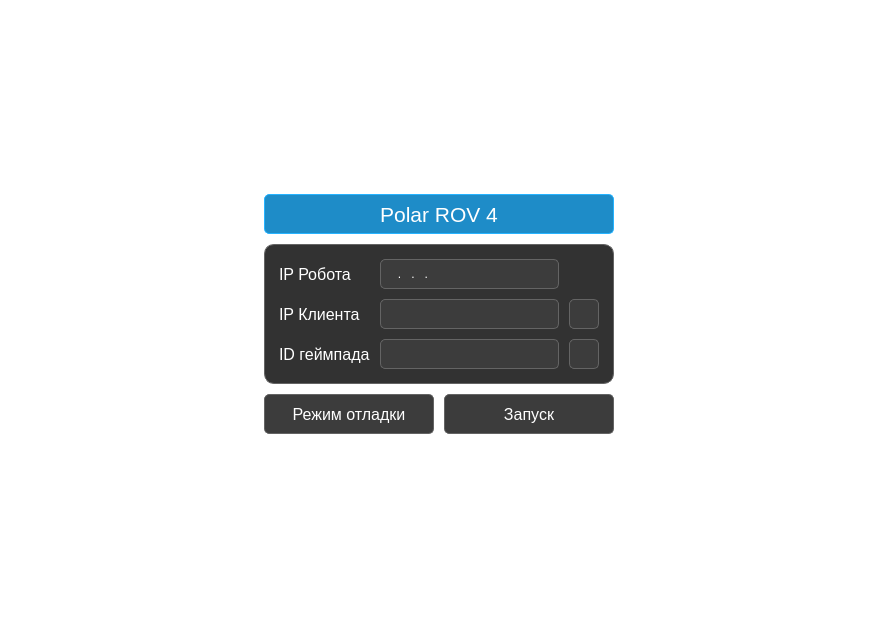
<?xml version="1.0" encoding="UTF-8"?>
<ui version="4.0">
 <class>AuthorizationWidget</class>
 <widget class="QWidget" name="AuthorizationWidget">
  <property name="geometry">
   <rect>
    <x>0</x>
    <y>0</y>
    <width>878</width>
    <height>627</height>
   </rect>
  </property>
  <property name="windowTitle">
   <string>AutorizationWidget</string>
  </property>
  <property name="styleSheet">
   <string notr="true">background: transparent;</string>
  </property>
  <layout class="QGridLayout" name="gridLayout_2">
   <property name="leftMargin">
    <number>0</number>
   </property>
   <property name="topMargin">
    <number>0</number>
   </property>
   <property name="rightMargin">
    <number>0</number>
   </property>
   <property name="bottomMargin">
    <number>0</number>
   </property>
   <property name="spacing">
    <number>10</number>
   </property>
   <item row="2" column="0">
    <spacer name="horizontalSpacer">
     <property name="orientation">
      <enum>Qt::Horizontal</enum>
     </property>
     <property name="sizeHint" stdset="0">
      <size>
       <width>220</width>
       <height>20</height>
      </size>
     </property>
    </spacer>
   </item>
   <item row="2" column="2">
    <spacer name="horizontalSpacer_2">
     <property name="orientation">
      <enum>Qt::Horizontal</enum>
     </property>
     <property name="sizeHint" stdset="0">
      <size>
       <width>40</width>
       <height>20</height>
      </size>
     </property>
    </spacer>
   </item>
   <item row="1" column="1">
    <widget class="QLabel" name="NameLabel">
     <property name="sizePolicy">
      <sizepolicy hsizetype="Preferred" vsizetype="Fixed">
       <horstretch>0</horstretch>
       <verstretch>0</verstretch>
      </sizepolicy>
     </property>
     <property name="minimumSize">
      <size>
       <width>0</width>
       <height>40</height>
      </size>
     </property>
     <property name="maximumSize">
      <size>
       <width>16777215</width>
       <height>40</height>
      </size>
     </property>
     <property name="font">
      <font>
       <pointsize>16</pointsize>
      </font>
     </property>
     <property name="styleSheet">
      <string notr="true">QLabel
{
	color: white;
	background-color:rgb(30,140,200);
	border-width:1px;
	border-color: rgb(38,179,255);
	border-radius:5px;
	border-style:solid;
}</string>
     </property>
     <property name="text">
      <string>Polar ROV 4</string>
     </property>
     <property name="alignment">
      <set>Qt::AlignCenter</set>
     </property>
    </widget>
   </item>
   <item row="4" column="1">
    <spacer name="verticalSpacer_4">
     <property name="orientation">
      <enum>Qt::Vertical</enum>
     </property>
     <property name="sizeHint" stdset="0">
      <size>
       <width>20</width>
       <height>40</height>
      </size>
     </property>
    </spacer>
   </item>
   <item row="2" column="1">
    <widget class="QWidget" name="InputWidget" native="true">
     <property name="sizePolicy">
      <sizepolicy hsizetype="Fixed" vsizetype="Fixed">
       <horstretch>0</horstretch>
       <verstretch>0</verstretch>
      </sizepolicy>
     </property>
     <property name="minimumSize">
      <size>
       <width>350</width>
       <height>140</height>
      </size>
     </property>
     <property name="maximumSize">
      <size>
       <width>350</width>
       <height>140</height>
      </size>
     </property>
     <property name="styleSheet">
      <string notr="true">background-color:rgb(50,50,50);
    border-width:1px;
    border-color :rgb(100,100,100);
    border-radius:10px;
    border-style:solid;</string>
     </property>
     <layout class="QGridLayout" name="gridLayout">
      <property name="leftMargin">
       <number>15</number>
      </property>
      <property name="topMargin">
       <number>15</number>
      </property>
      <property name="rightMargin">
       <number>15</number>
      </property>
      <property name="bottomMargin">
       <number>15</number>
      </property>
      <property name="spacing">
       <number>10</number>
      </property>
      <item row="2" column="1">
       <widget class="QComboBox" name="GamepadComboBox">
        <property name="minimumSize">
         <size>
          <width>0</width>
          <height>30</height>
         </size>
        </property>
        <property name="maximumSize">
         <size>
          <width>16777215</width>
          <height>30</height>
         </size>
        </property>
        <property name="styleSheet">
         <string notr="true">QComboBox {
	font: 10pt &quot;MS Shell Dlg 2&quot;;
	color: white;
    padding: 1px 18px 1px 5px;
}

QComboBox:editable {
    background: rgb(60,60,60);
	border: 1px solid rgb(100,100,100) ;
    border-top-left-radius: 5px;
	border-top-right-radius: 5px;
}

QComboBox:!editable, QComboBox::drop-down:editable { /* Штука не выдвинута*/
	background: rgb(60,60,60);
	border: 1px solid rgb(100,100,100) ;
    border-top-left-radius: 5px;
	border-top-right-radius: 5px;
	border-bottom-left-radius: 5px;
	border-bottom-right-radius: 5px;
}

QComboBox:!editable:on, QComboBox::drop-down:editable:on { /* Штука выдвинута*/
	background: rgb(60,60,60);
	border: 1px solid rgb(100,100,100) ;
    border-top-left-radius: 5px;
	border-top-right-radius: 5px;
	border-bottom-left-radius: 0px;
	border-bottom-right-radius: 0px;
} 

QComboBox::drop-down {
    subcontrol-origin: padding;
    subcontrol-position: top right;
    width: 15px;

    border-top-right-radius: 5px; /* same radius as the QComboBox */
    border-bottom-right-radius: 5px;
}

QComboBox::down-arrow {
    image: url(Icons/ComboBoxDownArrow.png);
	width: 10px;
	height: 10px;
	right: 5px;
} 

QComboBox::down-arrow:on { /* shift the arrow when popup is open */
    image: url(Icons/ComboBoxUpArrow.png);
}

QComboBox QAbstractItemView {
	color: white;
	border: 1px solid rgb(100,100,100) ;
	border-radius: 5px;
	border-top-left-radius: 0px;
	border-top-right-radius: 0px;
	background-color: rgb(60,60,60);
    selection-background-color: rgb(30,140,200);
}</string>
        </property>
       </widget>
      </item>
      <item row="0" column="0">
       <widget class="QLabel" name="RobotIPLabel">
        <property name="sizePolicy">
         <sizepolicy hsizetype="Fixed" vsizetype="Fixed">
          <horstretch>0</horstretch>
          <verstretch>0</verstretch>
         </sizepolicy>
        </property>
        <property name="minimumSize">
         <size>
          <width>0</width>
          <height>30</height>
         </size>
        </property>
        <property name="maximumSize">
         <size>
          <width>16777215</width>
          <height>30</height>
         </size>
        </property>
        <property name="font">
         <font>
          <family>MS Shell Dlg 2</family>
          <pointsize>12</pointsize>
          <weight>50</weight>
          <bold>false</bold>
          <kerning>true</kerning>
         </font>
        </property>
        <property name="styleSheet">
         <string notr="true">color: white;
border: none;</string>
        </property>
        <property name="text">
         <string>IP Робота</string>
        </property>
       </widget>
      </item>
      <item row="2" column="0">
       <widget class="QLabel" name="GamepadIDLabel">
        <property name="sizePolicy">
         <sizepolicy hsizetype="Preferred" vsizetype="Fixed">
          <horstretch>0</horstretch>
          <verstretch>0</verstretch>
         </sizepolicy>
        </property>
        <property name="minimumSize">
         <size>
          <width>0</width>
          <height>30</height>
         </size>
        </property>
        <property name="maximumSize">
         <size>
          <width>16777215</width>
          <height>30</height>
         </size>
        </property>
        <property name="font">
         <font>
          <family>MS Shell Dlg 2</family>
          <pointsize>12</pointsize>
          <weight>50</weight>
          <bold>false</bold>
          <kerning>true</kerning>
         </font>
        </property>
        <property name="styleSheet">
         <string notr="true">color: white;
border: none;</string>
        </property>
        <property name="text">
         <string>ID геймпада</string>
        </property>
       </widget>
      </item>
      <item row="2" column="2">
       <widget class="QPushButton" name="RefreshGamepadIDsButton">
        <property name="sizePolicy">
         <sizepolicy hsizetype="Fixed" vsizetype="Fixed">
          <horstretch>0</horstretch>
          <verstretch>0</verstretch>
         </sizepolicy>
        </property>
        <property name="minimumSize">
         <size>
          <width>30</width>
          <height>30</height>
         </size>
        </property>
        <property name="maximumSize">
         <size>
          <width>30</width>
          <height>30</height>
         </size>
        </property>
        <property name="font">
         <font>
          <family>Arial</family>
          <pointsize>10</pointsize>
          <weight>50</weight>
          <bold>false</bold>
          <stylestrategy>PreferDefault</stylestrategy>
          <kerning>true</kerning>
         </font>
        </property>
        <property name="cursor">
         <cursorShape>ArrowCursor</cursorShape>
        </property>
        <property name="toolTip">
         <string>Обновить</string>
        </property>
        <property name="layoutDirection">
         <enum>Qt::RightToLeft</enum>
        </property>
        <property name="styleSheet">
         <string notr="true">QPushButton {
	color: white;
	background-color:rgb(60,60,60);
	border: 1px solid rgb(100,100,100);
	border-radius:5px;
	icon: url(Icons/ReloadIcon.png);
}

QPushButton:hover:!pressed {
    background-color: rgb(70,70,70);
}

QToolTip
{
	color: white;
	background-color: rgb(30,140,200);
	border: 1px solid rgb(38,179,255);
	border-radius: 3px;
}</string>
        </property>
        <property name="text">
         <string/>
        </property>
        <property name="iconSize">
         <size>
          <width>20</width>
          <height>20</height>
         </size>
        </property>
        <property name="autoDefault">
         <bool>false</bool>
        </property>
       </widget>
      </item>
      <item row="1" column="0">
       <widget class="QLabel" name="ClientIPLabel">
        <property name="enabled">
         <bool>true</bool>
        </property>
        <property name="sizePolicy">
         <sizepolicy hsizetype="Fixed" vsizetype="Fixed">
          <horstretch>0</horstretch>
          <verstretch>0</verstretch>
         </sizepolicy>
        </property>
        <property name="minimumSize">
         <size>
          <width>0</width>
          <height>30</height>
         </size>
        </property>
        <property name="maximumSize">
         <size>
          <width>16777215</width>
          <height>30</height>
         </size>
        </property>
        <property name="font">
         <font>
          <family>MS Shell Dlg 2</family>
          <pointsize>12</pointsize>
          <weight>50</weight>
          <bold>false</bold>
          <kerning>true</kerning>
         </font>
        </property>
        <property name="styleSheet">
         <string notr="true">color: white;
border: none;</string>
        </property>
        <property name="text">
         <string>IP Клиента</string>
        </property>
       </widget>
      </item>
      <item row="1" column="2">
       <widget class="QPushButton" name="RefreshClientIPsButton">
        <property name="sizePolicy">
         <sizepolicy hsizetype="Fixed" vsizetype="Fixed">
          <horstretch>0</horstretch>
          <verstretch>0</verstretch>
         </sizepolicy>
        </property>
        <property name="minimumSize">
         <size>
          <width>30</width>
          <height>30</height>
         </size>
        </property>
        <property name="maximumSize">
         <size>
          <width>30</width>
          <height>30</height>
         </size>
        </property>
        <property name="font">
         <font>
          <family>Arial</family>
          <pointsize>10</pointsize>
          <weight>50</weight>
          <bold>false</bold>
          <stylestrategy>PreferDefault</stylestrategy>
          <kerning>true</kerning>
         </font>
        </property>
        <property name="cursor">
         <cursorShape>ArrowCursor</cursorShape>
        </property>
        <property name="toolTip">
         <string>Обновить</string>
        </property>
        <property name="layoutDirection">
         <enum>Qt::RightToLeft</enum>
        </property>
        <property name="styleSheet">
         <string notr="true">QPushButton {
	color: white;
	background-color:rgb(60,60,60);
	border: 1px solid rgb(100,100,100);
	border-radius:5px;
	icon: url(Icons/ReloadIcon.png);
}

QPushButton:hover:!pressed {
    background-color: rgb(70,70,70);
}

QToolTip
{
	color: white;
	background-color: rgb(30,140,200);
	border: 1px solid rgb(38,179,255);
	border-radius: 3px;
}</string>
        </property>
        <property name="text">
         <string/>
        </property>
        <property name="iconSize">
         <size>
          <width>20</width>
          <height>20</height>
         </size>
        </property>
        <property name="autoDefault">
         <bool>false</bool>
        </property>
       </widget>
      </item>
      <item row="1" column="1">
       <widget class="QComboBox" name="ClientIPComboBox">
        <property name="minimumSize">
         <size>
          <width>0</width>
          <height>30</height>
         </size>
        </property>
        <property name="maximumSize">
         <size>
          <width>16777215</width>
          <height>30</height>
         </size>
        </property>
        <property name="styleSheet">
         <string notr="true">QComboBox {
	font: 10pt &quot;MS Shell Dlg 2&quot;;
	color: white;
    padding: 1px 18px 1px 5px;
}

QComboBox:editable {
    background: rgb(60,60,60);
	border: 1px solid rgb(100,100,100) ;
    border-top-left-radius: 5px;
	border-top-right-radius: 5px;
}

QComboBox:!editable, QComboBox::drop-down:editable { /* Штука не выдвинута*/
	background: rgb(60,60,60);
	border: 1px solid rgb(100,100,100) ;
    border-top-left-radius: 5px;
	border-top-right-radius: 5px;
	border-bottom-left-radius: 5px;
	border-bottom-right-radius: 5px;
}

QComboBox:!editable:on, QComboBox::drop-down:editable:on { /* Штука выдвинута*/
	background: rgb(60,60,60);
	border: 1px solid rgb(100,100,100) ;
    border-top-left-radius: 5px;
	border-top-right-radius: 5px;
	border-bottom-left-radius: 0px;
	border-bottom-right-radius: 0px;
} 

QComboBox::drop-down {
    subcontrol-origin: padding;
    subcontrol-position: top right;
    width: 15px;

    border-top-right-radius: 5px; /* same radius as the QComboBox */
    border-bottom-right-radius: 5px;
}

QComboBox::down-arrow {
    image: url(Icons/ComboBoxDownArrow.png);
	width: 10px;
	height: 10px;
	right: 5px;
} 

QComboBox::down-arrow:on { /* shift the arrow when popup is open */
    image: url(Icons/ComboBoxUpArrow.png);
}

QComboBox QAbstractItemView {
	color: white;
	border: 1px solid rgb(100,100,100) ;
	border-radius: 5px;
	border-top-left-radius: 0px;
	border-top-right-radius: 0px;
	background-color: rgb(60,60,60);
    selection-background-color: rgb(30,140,200);
}</string>
        </property>
       </widget>
      </item>
      <item row="0" column="1">
       <widget class="QLineEdit" name="RobotIPEdit">
        <property name="minimumSize">
         <size>
          <width>0</width>
          <height>30</height>
         </size>
        </property>
        <property name="maximumSize">
         <size>
          <width>16777215</width>
          <height>30</height>
         </size>
        </property>
        <property name="styleSheet">
         <string notr="true">QLineEdit {
	font: 10pt &quot;MS Shell Dlg 2&quot;;
	color: white;
	background: rgb(60,60,60);
	selection-background-color: rgb(30,140,200);
    border: 1px solid rgb(100,100,100);
    border-radius: 5px;
	padding-left: 5px;
}</string>
        </property>
        <property name="inputMask">
         <string>000.000.000.000</string>
        </property>
        <property name="text">
         <string>...</string>
        </property>
        <property name="frame">
         <bool>true</bool>
        </property>
       </widget>
      </item>
     </layout>
    </widget>
   </item>
   <item row="3" column="1">
    <widget class="QWidget" name="ButtonsWidget" native="true">
     <layout class="QHBoxLayout" name="horizontalLayout">
      <property name="spacing">
       <number>10</number>
      </property>
      <property name="leftMargin">
       <number>0</number>
      </property>
      <property name="topMargin">
       <number>0</number>
      </property>
      <property name="rightMargin">
       <number>0</number>
      </property>
      <property name="bottomMargin">
       <number>0</number>
      </property>
      <item>
       <widget class="QPushButton" name="DebugButton">
        <property name="enabled">
         <bool>true</bool>
        </property>
        <property name="minimumSize">
         <size>
          <width>0</width>
          <height>40</height>
         </size>
        </property>
        <property name="maximumSize">
         <size>
          <width>16777215</width>
          <height>40</height>
         </size>
        </property>
        <property name="font">
         <font>
          <family>MS Shell Dlg 2</family>
          <pointsize>12</pointsize>
          <weight>50</weight>
          <bold>false</bold>
          <stylestrategy>PreferDefault</stylestrategy>
          <kerning>true</kerning>
         </font>
        </property>
        <property name="cursor">
         <cursorShape>ArrowCursor</cursorShape>
        </property>
        <property name="layoutDirection">
         <enum>Qt::RightToLeft</enum>
        </property>
        <property name="styleSheet">
         <string notr="true">QPushButton {
color: white;
background-color:rgb(60,60,60);
border: 1px solid rgb(100,100,100);
border-radius:5px;
}

QPushButton:hover:!pressed {
    background-color: rgb(70,70,70);
}</string>
        </property>
        <property name="text">
         <string>Режим отладки</string>
        </property>
        <property name="iconSize">
         <size>
          <width>20</width>
          <height>20</height>
         </size>
        </property>
        <property name="autoDefault">
         <bool>false</bool>
        </property>
       </widget>
      </item>
      <item>
       <widget class="QPushButton" name="LaunchButton">
        <property name="enabled">
         <bool>true</bool>
        </property>
        <property name="minimumSize">
         <size>
          <width>0</width>
          <height>40</height>
         </size>
        </property>
        <property name="maximumSize">
         <size>
          <width>16777215</width>
          <height>40</height>
         </size>
        </property>
        <property name="font">
         <font>
          <family>MS Shell Dlg 2</family>
          <pointsize>12</pointsize>
          <weight>50</weight>
          <bold>false</bold>
          <stylestrategy>PreferDefault</stylestrategy>
          <kerning>true</kerning>
         </font>
        </property>
        <property name="cursor">
         <cursorShape>ArrowCursor</cursorShape>
        </property>
        <property name="layoutDirection">
         <enum>Qt::RightToLeft</enum>
        </property>
        <property name="styleSheet">
         <string notr="true">QPushButton {
color: white;
background-color:rgb(60,60,60);
border: 1px solid rgb(100,100,100);
border-radius:5px;
}

QPushButton:hover:!pressed {
    background-color: rgb(70,70,70);
}</string>
        </property>
        <property name="text">
         <string>Запуск</string>
        </property>
        <property name="iconSize">
         <size>
          <width>20</width>
          <height>20</height>
         </size>
        </property>
        <property name="autoDefault">
         <bool>false</bool>
        </property>
       </widget>
      </item>
     </layout>
    </widget>
   </item>
   <item row="0" column="1">
    <spacer name="verticalSpacer_5">
     <property name="orientation">
      <enum>Qt::Vertical</enum>
     </property>
     <property name="sizeHint" stdset="0">
      <size>
       <width>20</width>
       <height>40</height>
      </size>
     </property>
    </spacer>
   </item>
  </layout>
 </widget>
 <resources/>
 <connections/>
</ui>
